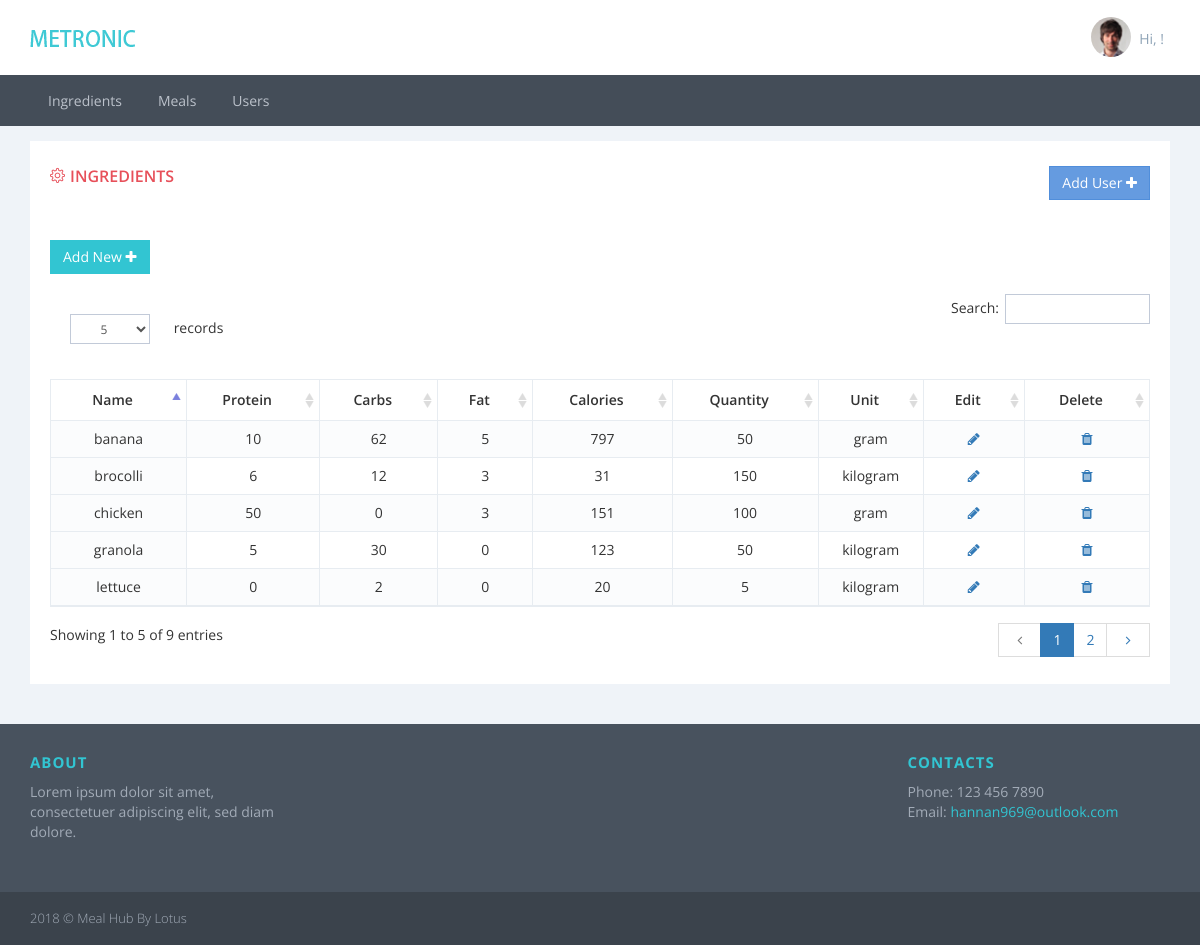
Page /getfit/index.php/admin/ingredient on the committed database.
### tables this page shows
CREATE TABLE `ingredient` (
  `ingredient_id` int(11) NOT NULL AUTO_INCREMENT,
  `name` varchar(45) NOT NULL,
  `protein` int(11) NOT NULL,
  `carbs` int(11) NOT NULL,
  `fat` int(11) NOT NULL,
  `cal` int(11) NOT NULL,
  `qty` float NOT NULL,
  `unit` varchar(45) NOT NULL,
  PRIMARY KEY (`ingredient_id`)
);

### getfit/application/controllers/admin/ingredient.php (called while the page is built, shortened)
<?php
class Ingredient extends Base_Controller {
	public function index()
	{
		$this->load->model("admin/Ingredient_model", "ingredient", true);
		$content['ingredients'] = $this->ingredient->get_all_ingredients();
		$data['admin_tab'] = 'INGREDIENTS';
		$this->load->view('admin/admin_header', $data);
		$this->load->view('admin/ingredient', $content);
	}
}

### getfit/index.php (called while the page is built, shortened)
<?php
require_once BASEPATH.'core/CodeIgniter.php';

### getfit/application/models/admin/Ingredient_model.php (called while the page is built, shortened)
<?php
	class Ingredient_model extends CI_Model {
        public function get_all_ingredients(){
            $this->db->select('*');
            $this->db->from('ingredient');
            $query = $this->db->get();
            return $query->result();
        }
	}
?>

### getfit/application/views/admin/ingredient.php (the view, shortened to what this page needs)
                                                    <div class="portlet-body">
                                                        <div class="table-toolbar">
                                                            <div class="row">
                                                                <div class="col-md-6">
                                                                    <div class="btn-group">
                                                                        <button  id="add_ingredient" class="btn green"> Add New
                                                                            <i class="fa fa-plus"></i>
                                                                        </button>
                                                                    </div>
                                                                </div>
                                                            </div>
                                                        </div>
                                                        <table class="table table-striped table-hover table-bordered" id="sample_editable_1">
                                                            <thead>
                                                                <tr>
                                                                    <th> Name </th>
                                                                    <th> Protein </th>
                                                                    <th> Carbs </th>
                                                                    <th> Fat </th>
                                                                    <th> Calories </th>
                                                                    <th> Quantity</th>
                                                                    <th> Unit </th>
                                                                    <th> Edit </th>
                                                                    <th> Delete </th>
                                                                </tr>
                                                            </thead>
                                                            <tbody>
                                                                <?php foreach ($ingredients as $key => $value) :?>
                                                                    <tr class="available" ingredient_id="<?=$value->ingredient_id?>">
                                                                        <td><?=$value->name?></td>
                                                                        <td><?=$value->protein?></td>
                                                                        <td><?=$value->carbs?></td>
                                                                        <td><?=$value->fat?></td>
                                                                        <td><?=$value->cal?></td>
                                                                        <td><?=$value->qty?></td>
                                                                        <td><?=$value->unit?></td>
                                                                        <td><a class="edit"><i class="fa fa-pencil"></i></a></td>
                                                                        <td><a class="delete_ingredient" ingredient_name="<?=$value->name?>" ingredient_id="<?=$value->ingredient_id?>"><i class="fa fa-trash"></i></a></td>
                                                                    </tr>
                                                                <?php endforeach;?>
                                                            </tbody>
                                                        </table>
                                                    </div>
                                                </div>
                                            </div>
                                        </div>
                                    </div>
                                </div>
                            </div>
                        </div>
                    </div>
                </div>
            </div>
            <div class="page-wrapper-row">
                <div class="page-wrapper-bottom">
                    <div class="page-prefooter">
                        <div class="container">
                            <div class="row">
                                <div class="col-md-3 col-sm-6 col-xs-12 footer-block">
                                    <h2>About</h2>
                                    <p> Lorem ipsum dolor sit amet, consectetuer adipiscing elit, sed diam dolore. </p>
                                </div>
                                <div class="col-md-3 col-sm-6 col-xs12 footer-block">
                                </div>
                                <div class="col-md-3 col-sm-6 col-xs-12 footer-block">
                                </div>
                                <div class="col-md-3 col-sm-6 col-xs-12 footer-block">
                                    <h2>Contacts</h2>
                                    <address class="margin-bottom-40"> Phone: 123 456 7890
                                        <br> Email:
                                        <a href="">hannan969@outlook.com</a>
                                    </address>
                                </div>
                            </div>
                        </div>
                    </div>
                    <div class="page-footer">
                        <div class="container">
                            2018 &copy; Meal Hub By Lotus
                        </div>
                    </div>
                </div>
            </div>
        </div>
    </body>
</html>

### getfit/application/views/admin/admin_header.php (shortened to what this page needs)
<!DOCTYPE html>
<html lang="en">
    <head>
        <link href="/getfit/assets/global/plugins/font-awesome/css/font-awesome.min.css" rel="stylesheet" type="text/css" />
        <link href="/getfit/assets/global/plugins/simple-line-icons/simple-line-icons.min.css" rel="stylesheet" type="text/css" />
        <link href="/getfit/assets/global/plugins/bootstrap/css/bootstrap.min.css" rel="stylesheet" type="text/css" />
        <link href="/getfit/assets/global/plugins/bootstrap-toastr/toastr.min.css" rel="stylesheet" type="text/css" />
        <link href="/getfit/assets/global/plugins/bootstrap-switch/css/bootstrap-switch.min.css" rel="stylesheet" type="text/css" />
        <link href="/getfit/assets/global/plugins/datatables/datatables.min.css" rel="stylesheet" type="text/css" />
        <link href="/getfit/assets/global/plugins/datatables/plugins/bootstrap/datatables.bootstrap.css" rel="stylesheet" type="text/css" />
        <link href="/getfit/assets/global/css/components.min.css" rel="stylesheet" id="style_components" type="text/css" />
        <link href="/getfit/assets/global/css/plugins.min.css" rel="stylesheet" type="text/css" />
        <link href="/getfit/assets/styles/layout.min.css" rel="stylesheet" type="text/css" />
        <link href="/getfit/assets/styles/default.min.css" rel="stylesheet" type="text/css" id="style_color" />
        <link href="/getfit/assets/styles/custom_style.css" rel="stylesheet" type="text/css" />
        <link rel="shortcut icon" href="favicon.ico" /> </head>
    <body class="page-container-bg-solid">
        <div class="page-wrapper">
            <div class="page-wrapper-row">
                <div class="page-wrapper-top">
                    <div class="page-header">
                        <div class="page-header-top">
                            <div class="container">
                                <div class="page-logo">
                                    <a href="index.html">
                                        <img src="/getfit/assets/img/logo-default.jpg" alt="logo" class="logo-default">
                                    </a>
                                </div>
                                <div class="top-menu">
                                    <ul class="nav navbar-nav pull-right">
                                        <li class="dropdown dropdown-user dropdown-dark">
                                            <a href="javascript:;" class="dropdown-toggle" data-toggle="dropdown" data-hover="dropdown" data-close-others="true">
                                                <img alt="" class="img-circle" src="/getfit/assets/img/avatar9.jpg">
                                                <span class="username username-hide-mobile"><?php echo "Hi, " . $_SESSION["username"]."!"; ?></span>
                                            </a>
                                        </li>
                                    </ul>
                                </div>
                            </div>
                        </div>
                        <div class="page-header-menu">
                            <div class="container">
                                <div class="hor-menu  ">
                                    <ul class="nav navbar-nav">
                                        <li aria-haspopup="true" class="menu-dropdown classic-menu-dropdown ">
                                            <a href="/getfit/admin/ingredient"> Ingredients
                                            </a>
                                        </li>
                                        <li aria-haspopup="true" class="menu-dropdown mega-menu-dropdown  ">
                                            <a href="/getfit/admin/meal"> Meals
                                            </a>
                                        </li>
                                        <li aria-haspopup="true" class="menu-dropdown mega-menu-dropdown  ">
                                            <a href="/getfit/admin/user"> Users
                                            </a>
                                        </li>
                                    </ul>
                                </div>
                            </div>
                        </div>
                    </div>
                </div>
            </div>
            <div class="page-wrapper-row full-height">
                <div class="page-wrapper-middle">
                    <div class="page-container">
                        <div class="page-content-wrapper">
                            <div class="page-content">
                                <div class="container">
                                    <div class="page-content-inner">
                                        <div class="row">
                                            <div class="col-md-12">
                                                <div class="portlet light portlet-fit ">
                                                    <div class="portlet-title">
                                                        <div class="caption">
                                                            <i class="icon-settings font-red"></i>
                                                            <span class="caption-subject font-red sbold uppercase"><?php echo $admin_tab; ?></span>
                                                        </div>
                                                        <div class="caption pull-right">
                                                            <button type="button" class="btn btn-info" data-toggle="modal" data-target="#add_user_modal">Add User <i class="fa fa-plus"></i></button>
                                                        </div>
                                                    </div>

### getfit/assets/styles/custom_style.css (style rules this page uses)
th { text-align: center; }
td { text-align: center; }
.portlet>.portlet-title { border-bottom: none; }

### rows in the picture
ingredient: name "chicken", protein "50", carbs "0", fat "3", cal "151", qty "100", unit "gram"
ingredient: name "brocolli", protein "6", carbs "12", fat "3", cal "31", qty "150", unit "kilogram"
ingredient: name "banana", protein "10", carbs "62", fat "5", cal "797", qty "50", unit "gram"
ingredient: name "granola", protein "5", carbs "30", fat "0", cal "123", qty "50", unit "kilogram"
ingredient: name "lettuce", protein "0", carbs "2", fat "0", cal "20", qty "5", unit "kilogram"

### other values in the picture
$admin_tab "INGREDIENTS"
